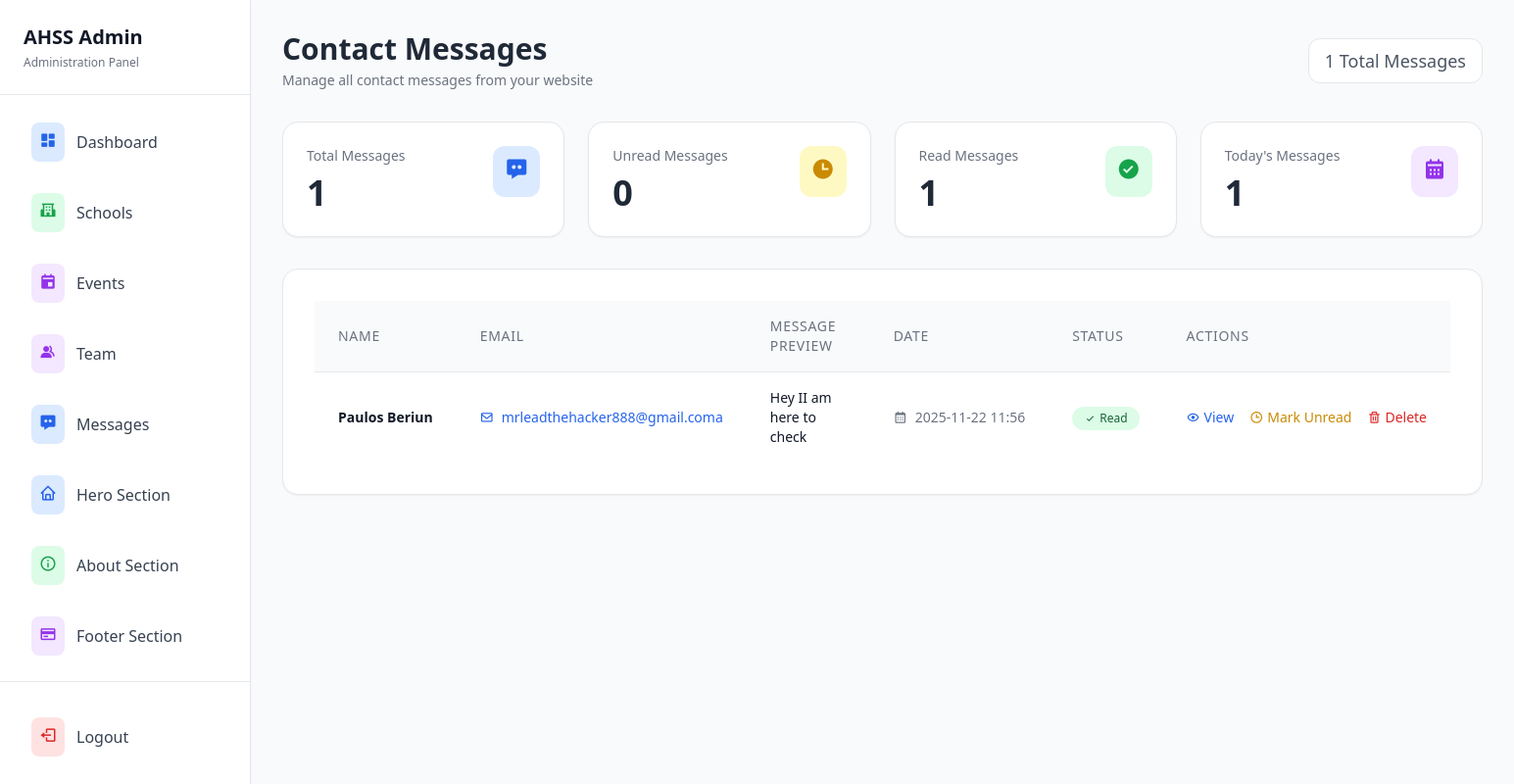
/admin/messages (signed in), run on the app's committed database.
### tables this page shows
CREATE TABLE contact_messages
                (id INTEGER PRIMARY KEY AUTOINCREMENT, name TEXT NOT NULL, email TEXT NOT NULL, message TEXT NOT NULL,
                is_read BOOLEAN DEFAULT 0, created_at TIMESTAMP DEFAULT CURRENT_TIMESTAMP);

### app.py (the view)
@app.route('/admin/messages')
@admin_required
def admin_messages():
    conn = get_db_connection()
    messages = conn.execute('SELECT * FROM contact_messages ORDER BY created_at DESC').fetchall()
    total_messages = len(messages)
    unread_messages = sum(1 for m in messages if not m['is_read'])
    read_messages = total_messages - unread_messages
    today = datetime.now().strftime('%Y-%m-%d')
    today_messages = sum(1 for m in messages if m['created_at'].startswith(today))
    conn.close()
    return render_template('admin/messages.html', messages=messages, total_messages=total_messages,
                         unread_messages=unread_messages, read_messages=read_messages, today_messages=today_messages)

### templates/admin/messages.html (shortened to what this page needs)
<!DOCTYPE html>
<html lang="en">
<head>
    <script src="https://cdn.tailwindcss.com"></script>
    <link href='https://unpkg.com/boxicons@2.1.4/css/boxicons.min.css' rel='stylesheet'>
</head>
<body class="bg-gray-50 text-gray-800">
    <div class="flex min-h-screen">
        {% include 'admin/include/sidebar.html' %}
        <main class="lg:ml-64 flex-1 p-8">
            <div class="max-w-7xl mx-auto space-y-8">
                <div class="flex items-center justify-between">
                    <div>
                        <h1 class="text-3xl font-bold">Contact Messages</h1>
                        <p class="text-gray-500 text-sm mt-1">Manage all contact messages from your website</p>
                    </div>
                    <span class="text-lg text-gray-600 bg-white px-4 py-2 rounded-xl border border-gray-200">
                        {{ total_messages }} Total Messages
                    </span>
                </div>
                <div class="grid grid-cols-1 md:grid-cols-2 lg:grid-cols-4 gap-6">
                    <div class="bg-white rounded-2xl border border-gray-200 p-6 shadow-sm hover:shadow-md transition">
                        <div class="flex items-start justify-between">
                            <div>
                                <p class="text-sm text-gray-500">Total Messages</p>
                                <p class="text-4xl font-semibold mt-2">{{ total_messages }}</p>
                            </div>
                            <div class="p-3 bg-blue-100 text-blue-600 rounded-xl">
                                <i class='bx bxs-message-dots text-2xl'></i>
                            </div>
                        </div>
                    </div>
                    <div class="bg-white rounded-2xl border border-gray-200 p-6 shadow-sm hover:shadow-md transition">
                        <div class="flex items-start justify-between">
                            <div>
                                <p class="text-sm text-gray-500">Unread Messages</p>
                                <p class="text-4xl font-semibold mt-2">{{ unread_messages }}</p>
                            </div>
                            <div class="p-3 bg-yellow-100 text-yellow-600 rounded-xl">
                                <i class='bx bxs-time text-2xl'></i>
                            </div>
                        </div>
                    </div>
                    <div class="bg-white rounded-2xl border border-gray-200 p-6 shadow-sm hover:shadow-md transition">
                        <div class="flex items-start justify-between">
                            <div>
                                <p class="text-sm text-gray-500">Read Messages</p>
                                <p class="text-4xl font-semibold mt-2">{{ read_messages }}</p>
                            </div>
                            <div class="p-3 bg-green-100 text-green-600 rounded-xl">
                                <i class='bx bxs-check-circle text-2xl'></i>
                            </div>
                        </div>
                    </div>
                    <div class="bg-white rounded-2xl border border-gray-200 p-6 shadow-sm hover:shadow-md transition">
                        <div class="flex items-start justify-between">
                            <div>
                                <p class="text-sm text-gray-500">Today's Messages</p>
                                <p class="text-4xl font-semibold mt-2">{{ today_messages }}</p>
                            </div>
                            <div class="p-3 bg-purple-100 text-purple-600 rounded-xl">
                                <i class='bx bxs-calendar text-2xl'></i>
                            </div>
                        </div>
                    </div>
                </div>
                <div class="bg-white rounded-2xl border border-gray-200 shadow-sm p-8">
                    <div class="overflow-x-auto">
                        <table class="min-w-full divide-y divide-gray-200">
                            <thead class="bg-gray-50">
                                <tr>
                                    <th class="px-6 py-4 text-left text-sm font-medium text-gray-500 uppercase tracking-wider">Name</th>
                                    <th class="px-6 py-4 text-left text-sm font-medium text-gray-500 uppercase tracking-wider">Email</th>
                                    <th class="px-6 py-4 text-left text-sm font-medium text-gray-500 uppercase tracking-wider">Message Preview</th>
                                    <th class="px-6 py-4 text-left text-sm font-medium text-gray-500 uppercase tracking-wider">Date</th>
                                    <th class="px-6 py-4 text-left text-sm font-medium text-gray-500 uppercase tracking-wider">Status</th>
                                    <th class="px-6 py-4 text-left text-sm font-medium text-gray-500 uppercase tracking-wider">Actions</th>
                                </tr>
                            </thead>
                            <tbody class="bg-white divide-y divide-gray-200">
                                {% for message in messages %}
                                <tr class="hover:bg-gray-50 transition {% if not message.is_read %}bg-blue-50 border-l-4 border-l-blue-500{% endif %}">
                                    <td class="px-6 py-4 whitespace-nowrap">
                                        <div class="flex items-center">
                                            <div class="text-sm font-semibold text-gray-900">{{ message.name }}</div>
                                        </div>
                                    </td>
                                    <td class="px-6 py-4 whitespace-nowrap">
                                        <a href="mailto:{{ message.email }}" class="text-sm text-blue-600 hover:text-blue-800 flex items-center">
                                            <i class='bx bx-envelope mr-2'></i> {{ message.email }}
                                        </a>
                                    </td>
                                    <td class="px-6 py-4">
                                        <div class="text-sm text-gray-900 max-w-xs">
                                            {{ message.message[:80] }}{% if message.message|length > 80 %}...{% endif %}
                                        </div>
                                    </td>
                                    <td class="px-6 py-4 whitespace-nowrap">
                                        <div class="text-sm text-gray-500 flex items-center">
                                            <i class='bx bx-calendar mr-2'></i> {{ message.created_at[:16] }}
                                        </div>
                                    </td>
                                    <td class="px-6 py-4 whitespace-nowrap">
                                        {% if message.is_read %}
                                            <span class="inline-flex items-center px-3 py-1 rounded-full text-xs font-medium bg-green-100 text-green-800">
                                                <i class='bx bx-check mr-1'></i> Read
                                            </span>
                                        {% else %}
                                            <span class="inline-flex items-center px-3 py-1 rounded-full text-xs font-medium bg-yellow-100 text-yellow-800">
                                                <i class='bx bx-time mr-1'></i> Unread
                                            </span>
                                        {% endif %}
                                    </td>
                                    <td class="px-6 py-4 whitespace-nowrap text-sm font-medium">
                                        <div class="flex space-x-4">
                                            <a href="{{ url_for('view_message', message_id=message.id) }}"
                                               class="text-blue-600 hover:text-blue-800 flex items-center">
                                                <i class='bx bx-show mr-1'></i> View
                                            </a>
                                            {% if not message.is_read %}
                                            <a href="{{ url_for('mark_message_read', message_id=message.id) }}"
                                               class="text-green-600 hover:text-green-800 flex items-center">
                                                <i class='bx bx-check mr-1'></i> Mark Read
                                            </a>
                                            {% else %}
                                            <a href="{{ url_for('mark_message_unread', message_id=message.id) }}"
                                               class="text-yellow-600 hover:text-yellow-800 flex items-center">
                                                <i class='bx bx-time mr-1'></i> Mark Unread
                                            </a>
                                            {% endif %}
                                            <a href="{{ url_for('delete_message', message_id=message.id) }}"
                                               onclick="return confirm('Are you sure you want to delete this message?')"
                                               class="text-red-600 hover:text-red-800 flex items-center">
                                                <i class='bx bx-trash mr-1'></i> Delete
                                            </a>
                                        </div>
                                    </td>
                                </tr>
                                {% endfor %}
                            </tbody>
                        </table>
                    </div>
                </div>
            </div>
        </main>
    </div>
</body>
</html>

### templates/admin/include/sidebar.html (shortened to what this page needs)
<link href='https://unpkg.com/boxicons@2.1.4/css/boxicons.min.css' rel='stylesheet'>
<div class="fixed left-0 top-0 h-full w-64 bg-white border-r border-gray-200 transform -translate-x-full lg:translate-x-0 transition-transform duration-300 z-40 shadow-sm" id="sidebar">
    <div class="p-6 border-b border-gray-200 flex justify-between items-center">
        <div>
            <h1 class="text-xl font-bold text-gray-900">AHSS Admin</h1>
            <p class="text-gray-500 text-xs mt-1">Administration Panel</p>
        </div>
    </div>
    <div class="p-4">
        <ul class="space-y-2">
            <li>
                <a href="{{ url_for('admin_dashboard') }}" class="flex items-center py-3 px-4 rounded-xl hover:bg-gray-50 transition text-gray-700 hover:text-gray-900 group">
                    <div class="p-2 bg-blue-100 text-blue-600 rounded-lg mr-3 group-hover:bg-blue-200 transition">
                        <i class='bx bxs-dashboard text-lg'></i>
                    </div>
                    <span class="font-medium">Dashboard</span>
                </a>
            </li>
            <li>
                <a href="{{ url_for('admin_schools') }}" class="flex items-center py-3 px-4 rounded-xl hover:bg-gray-50 transition text-gray-700 hover:text-gray-900 group">
                    <div class="p-2 bg-green-100 text-green-600 rounded-lg mr-3 group-hover:bg-green-200 transition">
                        <i class='bx bxs-school text-lg'></i>
                    </div>
                    <span class="font-medium">Schools</span>
                </a>
            </li>
            <li>
                <a href="{{ url_for('admin_events') }}" class="flex items-center py-3 px-4 rounded-xl hover:bg-gray-50 transition text-gray-700 hover:text-gray-900 group">
                    <div class="p-2 bg-purple-100 text-purple-600 rounded-lg mr-3 group-hover:bg-purple-200 transition">
                        <i class='bx bxs-calendar-event text-lg'></i>
                    </div>
                    <span class="font-medium">Events</span>
                </a>
            </li>
            <li>
                <a href="{{ url_for('admin_team') }}" class="flex items-center py-3 px-4 rounded-xl hover:bg-gray-50 transition text-gray-700 hover:text-gray-900 group">
                    <div class="p-2 bg-purple-100 text-purple-600 rounded-lg mr-3 group-hover:bg-purple-200 transition">
                        <i class='bx bxs-group text-lg'></i>
                    </div>
                    <span class="font-medium">Team</span>
                </a>
            </li>
            <li>
                <a href="{{ url_for('admin_messages') }}" class="flex items-center py-3 px-4 rounded-xl hover:bg-gray-50 transition text-gray-700 hover:text-gray-900 group">
                    <div class="p-2 bg-blue-100 text-blue-600 rounded-lg mr-3 group-hover:bg-blue-200 transition">
                        <i class='bx bxs-message-dots text-lg'></i>
                    </div>
                    <span class="font-medium">Messages</span>
                </a>
            </li>
            <li>
                <a href="{{ url_for('admin_hero') }}" class="flex items-center py-3 px-4 rounded-xl hover:bg-gray-50 transition text-gray-700 hover:text-gray-900 group">
                    <div class="p-2 bg-blue-100 text-blue-600 rounded-lg mr-3 group-hover:bg-blue-200 transition">
                        <i class='bx bx-home text-lg'></i>
                    </div>
                    <span class="font-medium">Hero Section</span>
                </a>
            </li>
            <li>
                <a href="{{ url_for('admin_about') }}" class="flex items-center py-3 px-4 rounded-xl hover:bg-gray-50 transition text-gray-700 hover:text-gray-900 group">
                    <div class="p-2 bg-green-100 text-green-600 rounded-lg mr-3 group-hover:bg-green-200 transition">
                        <i class='bx bx-info-circle text-lg'></i>
                    </div>
                    <span class="font-medium">About Section</span>
                </a>
            </li>
            <li>
                <a href="{{ url_for('admin_footer') }}" class="flex items-center py-3 px-4 rounded-xl hover:bg-gray-50 transition text-gray-700 hover:text-gray-900 group">
                    <div class="p-2 bg-purple-100 text-purple-600 rounded-lg mr-3 group-hover:bg-purple-200 transition">
                        <i class='bx bx-credit-card text-lg'></i>
                    </div>
                    <span class="font-medium">Footer Section</span>
                </a>
            </li>
        </ul>
    </div>
    <div class="absolute bottom-0 left-0 right-0 p-4 border-t border-gray-200">
    <a href="{{ url_for('admin_logout') }}" class="flex items-center w-full py-3 px-4 rounded-xl hover:bg-red-50 transition text-gray-700 hover:text-red-600 group mt-2">
        <div class="p-2 bg-red-100 text-red-600 rounded-lg mr-3 group-hover:bg-red-200 transition">
            <i class='bx bx-log-out text-lg'></i>
        </div>
        <span class="font-medium">Logout</span>
    </a>
    </div>
</div>

### data on the page
contact_messages: name "Paulos Beriun", email "mrleadthehacker888@gmail.coma", message "Hey II am here to check", created_at "2025-11-22 11:56", is_read True (drawn)

### other printed values
{{ total_messages }} "1"
{{ unread_messages }} "0"
{{ read_messages }} "1"
{{ today_messages }} "1"
